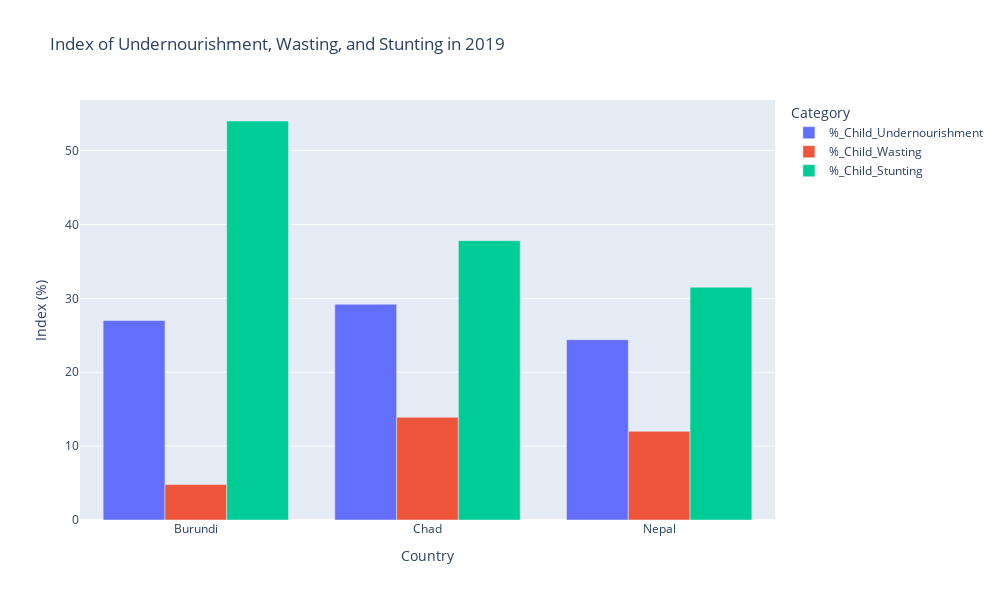

Notebook cell for this chart:
### Code cell
countries = ['Chad', 'Nigeria', 'Burundi', 'Nepal']
df_filtered = df_2[(df_2['Country'].isin(countries)) & (df_2['Year'] == 2019)]

fig = px.bar(df_filtered, x='Country', y=['%_Child_Undernourishment', '%_Child_Wasting', '%_Child_Stunting'],
             barmode='group', title='Index of Undernourishment, Wasting, and Stunting in 2019',
             labels={'value': 'Index (%)', 'variable': 'Category', 'Country': 'Country'})

fig.update_layout(height=600, width=1000)

fig.show()

### Figure 1 — Plotly figure (JSON) as saved in the notebook; plotly's stock layout.template omitted (floating-point values rounded to 4 significant figures)
{"data": [{"alignmentgroup": "True", "hovertemplate": "Category=%_Child_Undernourishment<br>Country=%{x}<br>Index (%)=%{y}<extra></extra>", "legendgroup": "%_Child_Undernourishment", "marker": {"color": "#636efa", "pattern": {"shape": ""}}, "name": "%_Child_Undernourishment", "offsetgroup": "%_Child_Undernourishment", "orientation": "v", "showlegend": true, "textposition": "auto", "type": "bar", "x": ["Burundi", "Chad", "Nepal"], "xaxis": "x", "y": [27, 29.2, 24.4], "yaxis": "y"}, {"alignmentgroup": "True", "hovertemplate": "Category=%_Child_Wasting<br>Country=%{x}<br>Index (%)=%{y}<extra></extra>", "legendgroup": "%_Child_Wasting", "marker": {"color": "#EF553B", "pattern": {"shape": ""}}, "name": "%_Child_Wasting", "offsetgroup": "%_Child_Wasting", "orientation": "v", "showlegend": true, "textposition": "auto", "type": "bar", "x": ["Burundi", "Chad", "Nepal"], "xaxis": "x", "y": [4.8, 13.9, 12], "yaxis": "y"}, {"alignmentgroup": "True", "hovertemplate": "Category=%_Child_Stunting<br>Country=%{x}<br>Index (%)=%{y}<extra></extra>", "legendgroup": "%_Child_Stunting", "marker": {"color": "#00cc96", "pattern": {"shape": ""}}, "name": "%_Child_Stunting", "offsetgroup": "%_Child_Stunting", "orientation": "v", "showlegend": true, "textposition": "auto", "type": "bar", "x": ["Burundi", "Chad", "Nepal"], "xaxis": "x", "y": [54, 37.8, 31.5], "yaxis": "y"}], "layout": {"barmode": "group", "height": 600, "legend": {"title": {"text": "Category"}, "tracegroupgap": 0}, "title": {"text": "Index of Undernourishment, Wasting, and Stunting in 2019"}, "width": 1000, "xaxis": {"anchor": "y", "domain": [0, 1], "title": {"text": "Country"}}, "yaxis": {"anchor": "x", "domain": [0, 1], "title": {"text": "Index (%)"}}}}
